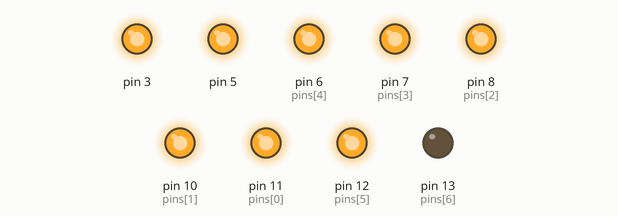
Recording of a sketch running on a simulated Arduino Uno, built with avr-gcc and run on an emulated ATmega328P. Parts: output pins drawn as LEDs (lit = HIGH).

Above: at 0.5 s.
At 1.5 s:
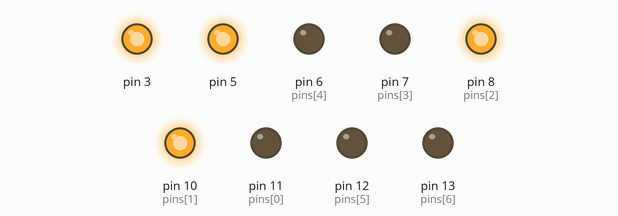
At 2.5 s:
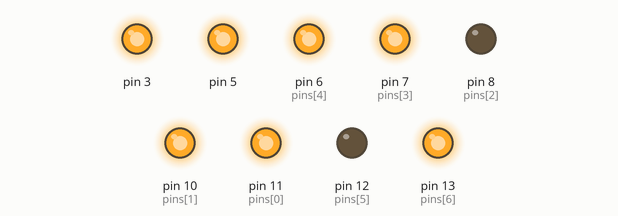
At 3.5 s:
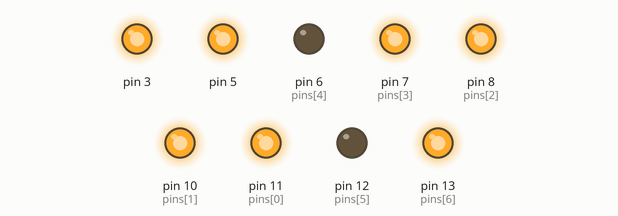
At 4.5 s:
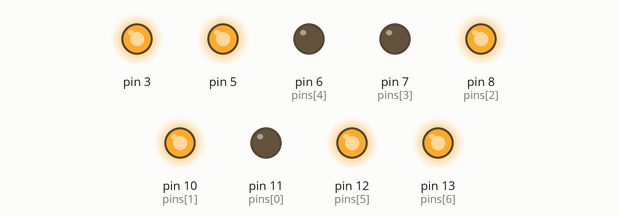
At 5.5 s:
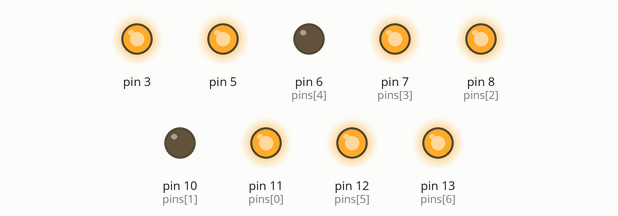
Timing chart, 0 to 6.9 s (numbered marks = the images above):
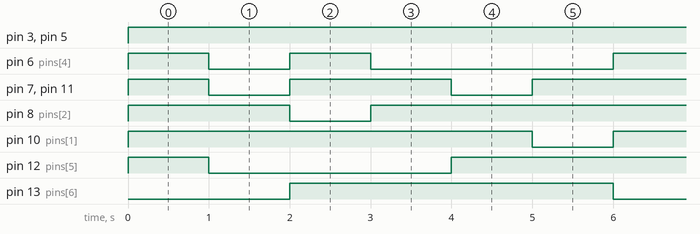

The sketch:

singleSevenSeg.ino
```cpp
              //a , b  , c,  d,  e,   f,   g,  dot
int pins[] = { 11 , 10 , 8 , 7  ,6  , 12 ,13,  9 } ;
int zero[] = { 1 ,  1 ,  1 , 1  ,1  , 1   ,0,  0 } ;
int one[]  = { 0,   1 ,  1 , 0  ,0  , 0   ,0,  0 } ;
int two[]  = { 1 ,  1 ,  0 , 1  ,1  , 0   ,1,  0 } ;
int three[]= { 1 ,  1 ,  1 , 1  , 0 , 0   ,1,  0 } ;
int four[] = { 0 ,  1 ,  1 , 0  ,0  , 1   ,1,  0 } ;
int five[] = { 1 ,  0 ,  1 , 1  , 0 , 1   ,1,  0 } ;

int digits[][8] = {
       { 1 ,  1 ,  1 , 1  ,1  , 1   ,0,  0 } ,
       { 0,   1 ,  1 , 0  ,0  , 0   ,0,  0 } ,
       { 1 ,  1 ,  0 , 1  ,1  , 0   ,1,  0 } ,
       { 1 ,  1 ,  1 , 1  , 0 , 0   ,1,  0 } ,
       { 0 ,  1 ,  1 , 0  ,0  , 1   ,1,  0 },
        { 1 ,  0 ,  1 , 1  , 0 , 1   ,1,  0 }
};

void setup() {
  for (int i=0 ; i<7 ; i++)   pinMode(pins[i] ,OUTPUT);
  // set pin modes
 pinMode(3,OUTPUT);
 pinMode(5,OUTPUT);
//  pinMode(pins[0] ,OUTPUT);pinMode(pins[1] ,OUTPUT);
//  pinMode(pins[2] ,OUTPUT);
//  pinMode(pins[3] ,OUTPUT);pinMode(pins[4] ,OUTPUT);
//  pinMode(pins[5] ,OUTPUT);pinMode(pins[6] ,OUTPUT);
}

void loop() {  // version 2
  digitalWrite(5,HIGH);  digitalWrite(3,HIGH);
  for (int row =0 ; row <6 ; row++){
    // make all LEDs low
    for (int i=0 ; i<7 ; i++)     digitalWrite(pins[i], LOW);
    for (int i=0 ; i<7 ; i++)     digitalWrite(pins[i], digits[row][i]);
    delay(1000);
  }

}
/// version 2
//// make all LEDs low
//    for (int i=0 ; i<7 ; i++)     digitalWrite(pins[i], LOW);
//    for (int i=0 ; i<7 ; i++)     digitalWrite(pins[i], digits[0][i]);
//    delay(1000);
//    // make all LEDs low
//    for (int i=0 ; i<7 ; i++)     digitalWrite(pins[i], LOW);
//    for (int i=0 ; i<7 ; i++)     digitalWrite(pins[i], digits[1][i]);
//    delay(1000);
//
/////version 1
// digitalWrite(5,HIGH);  digitalWrite(3,HIGH);
//    // make all LEDs low
//    for (int i=0 ; i<7 ; i++)     digitalWrite(pins[i], LOW);
//    // for making 1
//    digitalWrite(pins[1], HIGH);  digitalWrite(pins[2], HIGH);
//    delay(1000);
//    for (int i=0 ; i<7 ; i++)     digitalWrite(pins[i], LOW);
//    // for making 1
////    digitalWrite(pins[0], HIGH);digitalWrite(pins[1], HIGH);digitalWrite(pins[3], HIGH);
////    digitalWrite(pins[6], HIGH);digitalWrite(pins[4], HIGH);
//    for (int i=0 ; i<7 ; i++)     digitalWrite(pins[i], two[i]);
//    delay(1000);
//    for (int i=0 ; i<7 ; i++)     digitalWrite(pins[i], LOW);
//    for (int i=0 ; i<7 ; i++)     digitalWrite(pins[i], three[i]);
//    delay(1000);
//    for (int i=0 ; i<7 ; i++)     digitalWrite(pins[i], LOW);
//    for (int i=0 ; i<7 ; i++)     digitalWrite(pins[i], four[i]);
//    delay(1000);
```

Measured:
- by itself, pin 3, pin 5: LOW → HIGH at 0.00 s
- by itself, pin 6 (pins[4]): repeats every 6.0 s: LOW 1.0 s, HIGH 1.0 s, LOW 3.0 s, HIGH 1.0 s
- by itself, pin 7 (pins[3]), pin 11 (pins[0]): repeats every 3.0 s: LOW 1.0 s, HIGH 2.0 s
- by itself, pin 8 (pins[2]): repeats every 6.0 s: LOW 1.0 s, HIGH 5.0 s
- by itself, pin 10 (pins[1]): alternates HIGH for 5.0 s and LOW for 1.0 s
- by itself, pin 12 (pins[5]): repeats every 6.0 s: LOW 3.0 s, HIGH 3.0 s
- by itself, pin 13 (pins[6]): alternates HIGH for 4.0 s and LOW for 2.0 s
